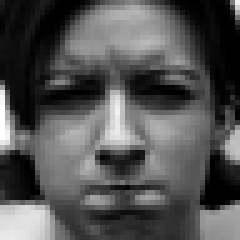
#> input picture Facial-Expression-Recognition.Pytorch-master/CK+48/anger/S010_004_00000019.png, 48 x 48 px, found by its file name (shown 5 times larger); its folder holds 4 pictures in this run
$ jupyter execute --allow-errors Pre_processingck+.ipynb
#> lines starting #> are read from the running program, lines starting #| are printed output that depends on the picture; pictures that were not available may be replaced by others from this repository, and a replacement may not be noted
[cell 1]
from google.colab import drive
drive.mount('/content/gdrive')

[cell 2]
import dlib
import glob
import PIL
import os
import cv2
from PIL import Image
from tqdm import tqdm
import numpy as np
from os import path

[cell 3]
import os,cv2
# import a classifier object
from sklearn.svm import LinearSVC
from numpy import zeros, newaxis
import numpy as np
import matplotlib.pyplot as plt
import matplotlib.image as mpimg
from pylab import rcParams
from __future__ import print_function
import torch
#import PIL
#print(PIL.PILLOW_VERSION)
import glob
import socket
import csv
import pandas as pd
import keras
from sklearn.utils import shuffle
from keras.utils.np_utils import to_categorical
from keras import utils as np_utils
from keras.models import Sequential
from keras.layers import Dense

#from tflearn.layers.conv import conv_2d, max_pool_2d
from keras.layers import Dropout

from keras.preprocessing.image import ImageDataGenerator
from keras.models import Sequential
from keras.layers import Dense, Dropout, Activation, Flatten
from keras.layers import Conv2D, MaxPooling2D
from keras.models import load_model
from keras.preprocessing import image

import tensorflow as tf
import keras
from keras.utils import np_utils
from keras import backend as K
from keras import callbacks
from keras.callbacks import ReduceLROnPlateau
from keras.callbacks import EarlyStopping
from keras.callbacks import ModelCheckpoint

from sklearn.model_selection import train_test_split
from sklearn.utils import shuffle

#ada
from keras.optimizers import SGD,Adadelta

#network
from keras import backend as K

from keras.models import Sequential
from keras.layers.core import Dense, Dropout, Activation, Flatten
from keras.layers.convolutional import Convolution2D, MaxPooling2D
from keras.optimizers import SGD,RMSprop,adam
from keras.preprocessing.image import ImageDataGenerator
import tensorflow as tf
from tensorflow.keras.models import Sequential
from keras.models import Sequential
from tensorflow.python.keras.layers import Dense
from tensorflow.python.keras import Sequential

from keras.layers.normalization import BatchNormalization
import numpy as np
np.random.seed(1000)

[cell 4]
def load_img(path):
    img = cv2.imread(path)
#> img is the input picture: shape (48, 48, 3); min 0, max 255, mean 82.6
#> `img=cv2.resize(img,(256,256))`:
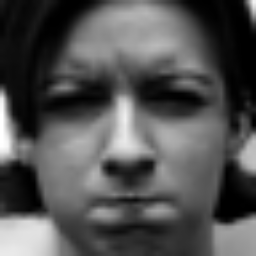
#> img: shape (256, 256, 3); min 0, max 255, mean 82.5
    return img


def draw_predict(frame, left, top, right, bottom):
    cv2.rectangle(frame, (left, top), (right, bottom), (0, 0, 255), 3)


# [37 lines left out: functions get_eyes_nose_dlib, get_eyes_nose, rotate_point, is_between, not called in this run]


def distance(a, b):
    return np.sqrt((a[0] - b[0]) ** 2 + (a[1] - b[1]) ** 2)


def cosine_formula(length_line1, length_line2, length_line3):
    cos_a = -(length_line3 ** 2 - length_line2 ** 2 - length_line1 ** 2) / (2 * length_line2 * length_line1)
    return cos_a


# [20 lines left out: functions show_img, shape_to_normal, rotate_opencv, not called in this run]


def rotation_detection_dlib(img, mode, show=False):
    detector = dlib.get_frontal_face_detector()
    predictor = dlib.shape_predictor('/content/gdrive/My Drive/Machine learing/Pre-process/Facial corection/shape_predictor_5_face_landmarks.dat')
    gray = cv2.cvtColor(img, cv2.COLOR_BGR2GRAY)
    rects = detector(gray, 0)
    if len(rects) > 0:
        for rect in rects:
            x = rect.left()
            y = rect.top()
            w = rect.right()
            h = rect.bottom()
            shape = predictor(gray, rect)
            shape = shape_to_normal(shape)
            nose, left_eye, right_eye = get_eyes_nose_dlib(shape)
            center_of_forehead = ((left_eye[0] + right_eye[0]) // 2, (left_eye[1] + right_eye[1]) // 2)
            center_pred = (int((x + w) / 2), int((y + y) / 2))
            length_line1 = distance(center_of_forehead, nose)
            length_line2 = distance(center_pred, nose)
            length_line3 = distance(center_pred, center_of_forehead)
            cos_a = cosine_formula(length_line1, length_line2, length_line3)
            angle = np.arccos(cos_a)
            rotated_point = rotate_point(nose, center_of_forehead, angle)
            rotated_point = (int(rotated_point[0]), int(rotated_point[1]))
            if is_between(nose, center_of_forehead, center_pred, rotated_point):
                angle = np.degrees(-angle)
            else:
                angle = np.degrees(angle)

            if mode:
                img = rotate_opencv(img, nose, angle)
            else:
                img = Image.fromarray(img)
                img = np.array(img.rotate(angle))
        if show:
            show_img(img)
        return img
    else:
        return img


# [36 lines left out: function rotation_detection_opencv, not called in this run]


def save_img(path, img):
    cv2.imwrite(path, img)

[cell 5]
Pre_process ="/content/gdrive/My Drive/Machine learing/Pre-process/CK+/CK+_rotate"
data_path = '/content/gdrive/My Drive/Machine learing/Test/Final Pr_3/Data/CK+48'
data_dir_list = os.listdir(data_path)
img_data_list=[]

#> (the rest of this cell did not finish here and is left out)

    save_img(path_to_save, img)

[cell 6]
#2.Crop FACE
#crop face step
## DIRECTORY of the images
data_directory = "/content/gdrive/My Drive/Machine learing/Pre-process/CK+/CK+_rotate"
result_directory = "/content/gdrive/My Drive/Machine learing/Pre-process/CK+/Crop img full"
#data_path_cr = '/content/gdrive/My Drive/Machine learing/Test/Final Pr_3/result'
data_dir_list = os.listdir(data_directory)

## directory where the images to be saved:
#f_directory = "/content/gdrive/My Drive/ML Backup/jaffe"
def facecrop(image_path, result_img_path):
    ## Crops the face of a person from any image!

    ## OpenCV XML FILE for Frontal Facial Detection using HAAR CASCADES.
    face_model = "/content/gdrive/My Drive/ML Backup/haarcascade_frontalface_alt.xml"
    cascade = cv2.CascadeClassifier(face_model)
    #cv2.CascadeClassifier.load(facedata)
    ## Reading the given Image with OpenCV
    img = cv2.imread(image_path)

    try:
        ## Some downloaded images are of unsupported type and should be ignored while raising Exception, so for that
        ## I'm using the try/except functions.

        faces = cascade.detectMultiScale(img)
        for (x,y,w,h) in faces:

            cv2.rectangle(img, (x,y), (x+w,y+h), (0,255,0), 2)

            sub_face = img[y:y+h, x:x+w]
            cv2.imwrite(result_img_path, sub_face)

            print("writing: ", result_img_path)
            #f_name = image.split('/')
    except Exception as e:
        print("exception: ", e)
if __name__ == '__main__':
    for dataset in data_dir_list:
        print("emotion: ", dataset)
        emotion_folder = os.path.join(data_directory, dataset)
        result_emotion_folder = os.path.join(result_directory, dataset)
        if not os.path.isdir(result_emotion_folder):
          os.mkdir(result_emotion_folder)
          print("Creating folder: ", result_emotion_folder)
        img_list=next(os.walk(emotion_folder))[2]
        for img_name in img_list:
          file_path = os.path.join(emotion_folder, img_name)
          result_path = os.path.join(result_emotion_folder, img_name)
          print("processing: ", file_path)
          facecrop(file_path, result_path)
#> in facecrop, `faces = cascade.detectMultiScale(img)`: faces = [[3, 3, 41, 41]]
#> the loop in facecrop, `for (x,y,w,h) in faces: ` made 1 pass
#| writing:  /content/gdrive/My Drive/Machine learing/Pre-process/CK+/Crop img full/S010_004_00000019.png/S010_004_00000019.png
#> pass 1, in facecrop, `sub_face = img[y:y+h, x:x+w]`:
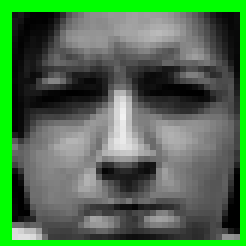
#> sub_face: shape (41, 41, 3) (shown 6 times larger); mean B, G, R 77.6, 113.5, 77.6
#> after the loop in facecrop, `for (x,y,w,h) in faces:`:
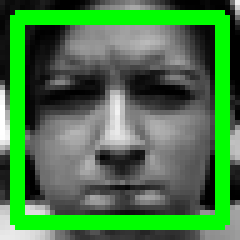
#> img: shape (48, 48, 3) (shown 5 times larger); mean B, G, R 69.5, 123.5, 69.5

[cell 7]
#3. Illu
import logging
import numpy as np

# Homomorphic filter class
class HomomorphicFilter:
    def __init__(self, a = 0.5, b = 1.5):
        self.a = float(a)
        self.b = float(b)

    # Filters
    def __butterworth_filter(self, I_shape, filter_params):
        P = I_shape[0]/2
        Q = I_shape[1]/2
        U, V = np.meshgrid(range(I_shape[0]), range(I_shape[1]), sparse=False, indexing='ij')
        Duv = (((U-P)**2+(V-Q)**2)).astype(float)
        H = 1/(1+(Duv/filter_params[0]**2)**filter_params[1])
        return (1 - H)

    # [8 lines left out: function __gaussian_filter, not called in this run]

    # Methods
    def __apply_filter(self, I, H):
        H = np.fft.fftshift(H)
        I_filtered = (self.a + self.b*H)*I
        return I_filtered

    def filter(self, I, filter_params, filter='butterworth', H = None):
        #  Validating image
        if len(I.shape) is not 2:
            raise Exception('Improper image')

        # Take the image to log domain and then to frequency domain
        I_log = np.log1p(np.array(I, dtype="float"))
        I_fft = np.fft.fft2(I_log)

        # Filters
        if filter=='butterworth':
            H = self.__butterworth_filter(I_shape = I_fft.shape, filter_params = filter_params)
        elif filter=='gaussian':
            H = self.__gaussian_filter(I_shape = I_fft.shape, filter_params = filter_params)
        elif filter=='external':
            print('external')
            if len(H.shape) is not 2:
                raise Exception('Invalid external filter')
        else:
            raise Exception('Selected filter not implemented')

        # Apply filter on frequency domain then take the image back to spatial domain
        I_fft_filt = self.__apply_filter(I = I_fft, H = H)
        I_filt = np.fft.ifft2(I_fft_filt)
        I = np.exp(np.real(I_filt))-1
        return np.uint8(I)
# End of class HomomorphicFilter
if __name__ == "__main__":
  img_illu_out = []
  fl_illu_imgout = []
  img_data_list=[]
  n=0
  illu_in = "/content/gdrive/My Drive/Machine learing/Pre-process/CK+/Crop img full"
  fl_illu_in = os.listdir(illu_in)
  fl_origin_illu = "/content/gdrive/My Drive/Machine learing/Pre-process/CK+/Data_af_prepocessingCK+full"
  img_crop = []


  for fd_crop in fl_illu_in:
    if not os.path.isdir(fl_origin_illu + '/'+ fd_crop):
      fl_illu_imgout = fl_origin_illu + '/'+ fd_crop
      os.mkdir(fl_illu_imgout)
      print("Creating" + fd_crop )
    crop_list = os.listdir(illu_in + '/' + fd_crop)
    for crop_img in crop_list:
      n=n+1
      img_path_in = illu_in + '/'+ fd_crop + '/'+crop_img
      #img_illu_out = os.path.join(fl_illu_imgout , crop_img)
      img_path_out  = fl_origin_illu+'/' + fd_crop+ '/'+ crop_img

      img = cv2.imread(img_path_in)[:, :, 0]
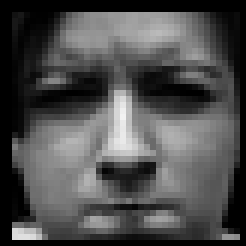
#> img: shape (41, 41) (shown 6 times larger); min 0, max 242, mean 77.6
      homo_filter = HomomorphicFilter(a = 0.75, b = 1.25)
      img_filtered = homo_filter.filter(I=img, filter_params=[30,2])
#> in filter, `I_log = np.log1p(np.array(I, dtype="float"))`:
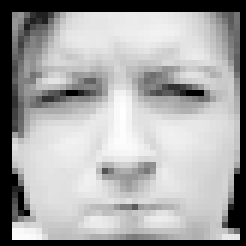
#> I_log: shape (41, 41) float64 (shown 6 times larger); min 0, max 5.49, mean 3.58; drawn with min black and max white
#> in __apply_filter, `H = np.fft.fftshift(H)`:
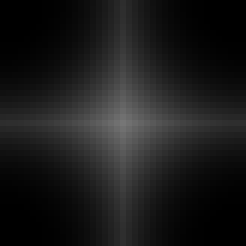
#> H: shape (41, 41) float64 (shown 6 times larger); min 3.09e-07, max 0.466, mean 0.107
#> in filter, `I = np.exp(np.real(I_filt))-1`:
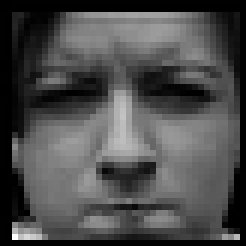
#> I: shape (41, 41) float64 (shown 6 times larger); min -0.253, max 79.43, mean 23.6; drawn with min black and max white
#> in filter, `return np.uint8(I)`:
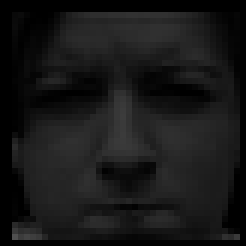
#> returned value: shape (41, 41) (shown 6 times larger); min 0, max 79, mean 23.2
      cv2.imwrite(img_path_out, img_filtered)
      print("Done illuminate ", crop_img)

[cell 8]
#4.rename images
#CK+
data_path="/content/gdrive/My Drive/Machine learing/Pre-process/CK+/Data_af_prepocessingCK+"
data_dir_list = os.listdir(data_path)
img_data_list=[]
for dataset in data_dir_list:
  x=0
  data= os.listdir(data_path+"/"+dataset)
  for img in data:
    print("file remane: ",data_path+"/"+dataset+"/"+img )
    source_link= data_path+"/"+dataset+"/"+img
    os.rename(source_link ,data_path+"/"+ dataset+"/"+dataset +str(x)+".png")
    x +=1
    print("done ",data_path+"/"+ dataset+"/"+dataset +str(x-1)+".png")

[cell 9]
#JAFFE
data_path="/content/gdrive/My Drive/Machine learing/Test/Final Pr_3/Data/JAFFE2"
data_dir_list = os.listdir(data_path)
img_data_list=[]
for dataset in data_dir_list:
  x=0
  data= os.listdir(data_path+"/"+dataset)
  for img in data:
    print("file remane: ",data_path+"/"+dataset+"/"+img )
    source_link= data_path+"/"+dataset+"/"+img
    os.rename(source_link ,data_path+"/"+ dataset+"/"+dataset +str(x)+".png")
    x +=1
    print("done ",data_path+"/"+ dataset+"/"+dataset +str(x-1)+".png")

[cell 10]
#5. Data argument
#mirror img
data_path = '/content/gdrive/My Drive/Machine learing/Pre-process/CK+/Data_af_prepocessingCK+'
data_dir_list = os.listdir(data_path)
img_data_list=[]
emotion =[]
emotion =["anger", "contempt", "disgust", "fear", "happy", "neutral","sadness", "surprise"]
path_after_flip = "/content/gdrive/My Drive/Machine learing/Pre-process/CK+/CK+ After mirror"
i = 0
n = [0,0,0,0,0,0,0,0]

for dataset in data_dir_list:
  #anger (+116) =250
    if (dataset == emotion[0]):
      img_list=os.listdir(data_path+'/'+ dataset)
      print ('Load dataset-'+'{}\n'.format(dataset))
      for img in img_list:
        if(n[0] < 116):
          n[0] +=1
          im = Image.open(data_path + "/"+dataset + "/"+ img)
          iim_mirror = ImageOps.mirror(im)
          iim_mirror.save(path_after_flip+"/"+dataset+"/mirror"+img)
          print("Done flipping: mirror", img)

          print("anh so ", n[0])
        else:
          print(" Chi den anh 116 trong ", dataset)
          break
  #contempt 53 -> x2 = 106
    if (dataset == emotion[1]):
      img_list=os.listdir(data_path+'/'+ dataset)
      print ('Load dataset-'+'{}\n'.format(dataset))
      for img in img_list:
        if(n[1] < 53):
          n[1] +=1
          im = Image.open(data_path + "/"+dataset + "/"+ img)
          iim_mirror = ImageOps.mirror(im)
          iim_mirror.save(path_after_flip+"/"+dataset+"/mirror"+img)
          print("Done flipping: mirror", img)

          print("anh so ", n[1])
        else:
          print(" Chi den anh  trong ", dataset)
          break
  #disgust 176 -> +73 =249
    if (dataset == emotion[2]):
      img_list=os.listdir(data_path+'/'+ dataset)
      print ('Load dataset-'+'{}\n'.format(dataset))
      for img in img_list:
        if(n[2] < 73):
          n[2] +=1
          im = Image.open(data_path + "/"+dataset + "/"+ img)
          iim_mirror = ImageOps.mirror(im)
          iim_mirror.save(path_after_flip+"/"+dataset+"/mirror"+img)
          print("Done flipping: mirror", img)

          print("anh so ", n[2])
        else:
          print(" Chi den anh  trong ", dataset)
          break
  #fear 74 -> x2 = 148
    if (dataset == emotion[3]):
      img_list=os.listdir(data_path+'/'+ dataset)
      print ('Load dataset-'+'{}\n'.format(dataset))
      for img in img_list:
        if(n[3] < 74):
          n[3] +=1
          im = Image.open(data_path + "/"+dataset + "/"+ img)
          iim_mirror = ImageOps.mirror(im)
          iim_mirror.save(path_after_flip+"/"+dataset+"/mirror"+img)
          print("Done flipping: mirror", img)

          print("anh so ", n[3])
        else:
          print(" Chi den anh  trong ", dataset)
          break
  #happy 206 + 40= 246
    if (dataset == emotion[4]):
      img_list=os.listdir(data_path+'/'+ dataset)
      print ('Load dataset-'+'{}\n'.format(dataset))
      for img in img_list:
        if(n[4] < 40):
          n[4] +=1
          im = Image.open(data_path + "/"+dataset + "/"+ img)
          iim_mirror = ImageOps.mirror(im)
          iim_mirror.save(path_after_flip+"/"+dataset+"/mirror"+img)
          print("Done flipping: mirror", img)

          print("anh so ", n[4])
        else:
          print(" Chi den anh  trong ", dataset)
          break
  #neutral 180 + 60= 240
    if (dataset == emotion[5]):
      img_list=os.listdir(data_path+'/'+ dataset)
      print ('Load dataset-'+'{}\n'.format(dataset))
      for img in img_list:
        if(n[5] < 60):
          n[5] +=1
          im = Image.open(data_path + "/"+dataset + "/"+ img)
          iim_mirror = ImageOps.mirror(im)
          iim_mirror.save(path_after_flip+"/"+dataset+"/mirror"+img)
          print("Done flipping: mirror", img)

          print("anh so ", n[5])
        else:
          print(" Chi den anh  trong ", dataset)
          break
  #sadness 83 +77 = 160
    if (dataset == emotion[6]):
      img_list=os.listdir(data_path+'/'+ dataset)
      print ('Load dataset-'+'{}\n'.format(dataset))
      for img in img_list:
        if(n[6] < 77):
          n[6] +=1
          im = Image.open(data_path + "/"+dataset + "/"+ img)
          iim_mirror = ImageOps.mirror(im)
          iim_mirror.save(path_after_flip+"/"+dataset+"/mirror"+img)
          print("Done flipping: mirror", img)

          print("anh so ", n[6])
        else:
          print(" Chi den anh  trong ", dataset)
          break
  #surprise 248
print(" n[] la: ",n)

[cell 11]
#Filp img 90
data_path = '/content/gdrive/My Drive/Machine learing/Pre-process/CK+/Data_af_prepocessingCK+'
data_dir_list = os.listdir(data_path)
img_data_list=[]
emotion =[]
emotion =["anger", "contempt", "disgust", "fear", "happy", "neutral","sadness", "surprise"]
path_after_flip = "/content/gdrive/My Drive/Machine learing/Pre-process/CK+/CK+ After flip"
i = 0
n = [0,0,0,0,0,0,0,0]
#contempt fear sadness 1, 3, 6
for dataset in data_dir_list:
  #contempt  106 +100
    if (dataset == emotion[1]):
      img_list=os.listdir(data_path+'/'+ dataset)
      print ('Load dataset-'+'{}\n'.format(dataset))
      for img in img_list:
        if(n[1] < 100):
          n[1] +=1
          im = Image.open(data_path + "/"+dataset + "/"+ img)
          im_flip = ImageOps.flip(im)
          im_flip.save(path_after_flip+"/"+dataset+"/flip"+img)
          print("Done flipping: flip", img)

          print("anh so ", n[1])
        else:
          print(" Chi den anh  trong ", dataset)
          break
  #fear  148+100
    if (dataset == emotion[3]):
      img_list=os.listdir(data_path+'/'+ dataset)
      print ('Load dataset-'+'{}\n'.format(dataset))
      for img in img_list:
        if(n[3] < 100):
          n[3] +=1
          im = Image.open(data_path + "/"+dataset + "/"+ img)
          im_flip = ImageOps.flip(im)
          im_flip.save(path_after_flip+"/"+dataset+"/flip"+img)
          print("Done flipping: flip", img)

          print("anh so ", n[3])
        else:
          print(" Chi den anh  trong ", dataset)
          break
  #sadness 160 +90
    if (dataset == emotion[6]):
      img_list=os.listdir(data_path+'/'+ dataset)
      print ('Load dataset-'+'{}\n'.format(dataset))
      for img in img_list:
        if(n[6] < 90):
          n[6] +=1
          im = Image.open(data_path + "/"+dataset + "/"+ img)
          im_flip = ImageOps.flip(im)
          im_flip.save(path_after_flip+"/"+dataset+"/flip"+img)
          print("Done flipping: flip", img)

          print("anh so ", n[6])
        else:
          print(" Chi den anh  trong ", dataset)
          break
  #surprise 248
print(" n[] la: ",n)

[cell 12]
#Gauss
import cv2
from skimage.util import *
data_path="/content/gdrive/My Drive/Machine learing/Pre-process/CK+/CK+ After mirror/contempt"
path_save_gauss ="/content/gdrive/My Drive/Machine learing/Pre-process/CK+/CK+ After flip/contempt_after_gaussing"
k=0
data_dir = os.listdir(data_path)
for data in data_dir:
  if k < 50:
    im = Image.open(data_path + "/"+data)
    # convert PIL Image to ndarray
    im_arr = np.asarray(im)

    # random_noise() method will convert image in [0, 255] to [0, 1.0],
    # inherently it use np.random.normal() to create normal distribution
    # and adds the generated noised back to image
    noise_img = random_noise(im_arr, var=0.05**2)
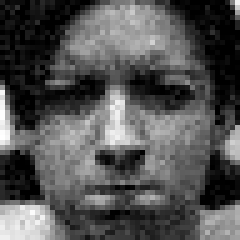
#> noise_img: shape (48, 48) float64 (shown 5 times larger); min 0, max 1, mean 0.327
    noise_img = (255*noise_img).astype(np.uint8)

    img = Image.fromarray(noise_img)
    img.save(path_save_gauss + "/gaussed"+data)
    print(" Gaussed ",data)
    k+=1
  else:
    print(" Gaussed 50 img")
    break
